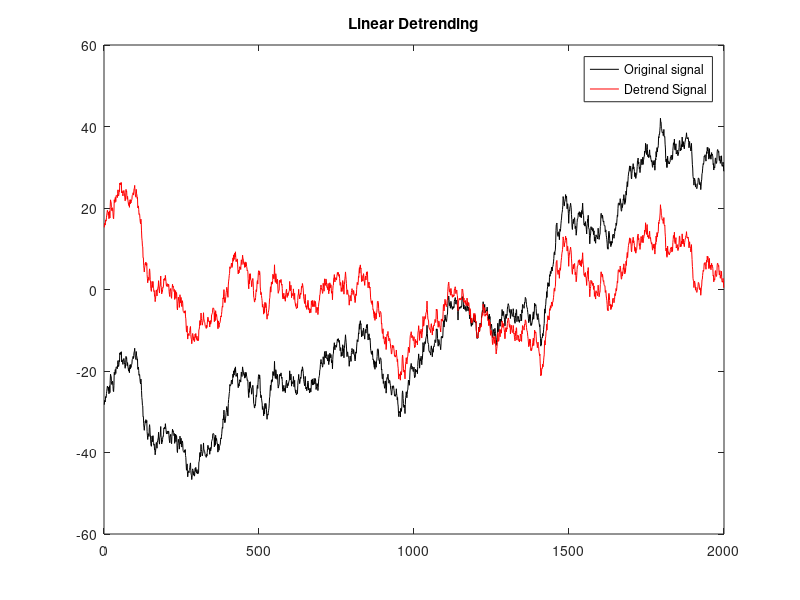

This figure's MATLAB source:
clc
clear all
close all

%% create signal 
n=2000;
signal=cumsum(randn(1,n))+linspace(-30,30,n); %add linear trend

%% linear detrnding
signald=detrend(signal);
signalmean=mean(signal);
detrendmean=mean(signald); % mean after deterending is zero + computer rounding error

%% Plot
plot(1:n,signal,'k')
hold on
plot(1:n,signald,'r')
legend('Original signal','Detrend Signal')
title('Linear Detrending')